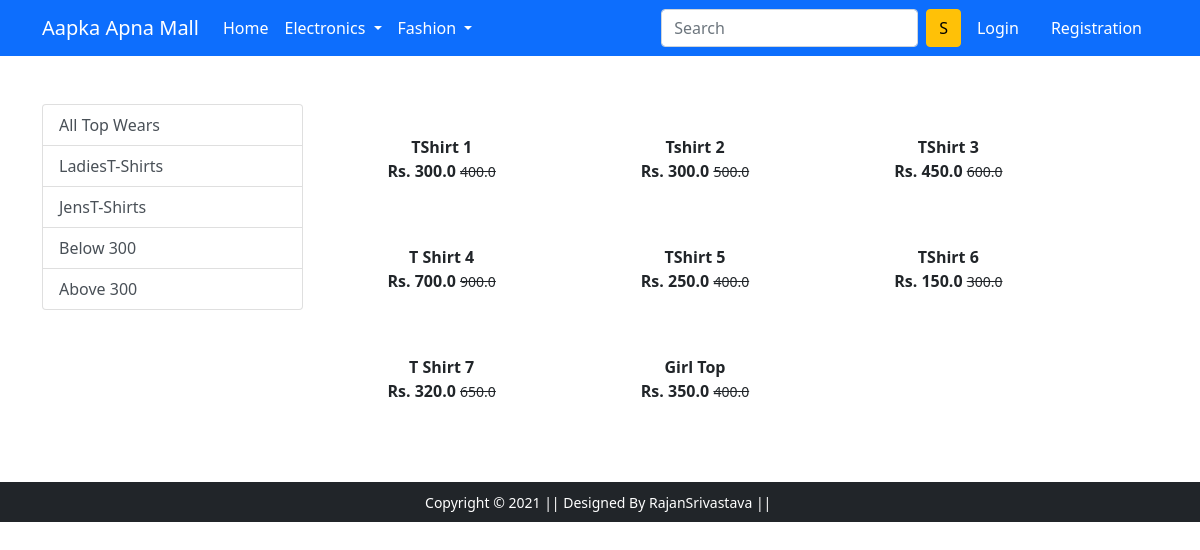
Screenshot of /topwear/ with the database file from the repository.
### app/models.py (models this page shows, shortened)
class Product(models.Model):
 title = models.CharField(max_length=100)
 selling_price = models.FloatField()
 discounted_price = models.FloatField()
 description = models.TextField()
 brand = models.CharField(max_length=100)
 category = models.CharField( choices=CATEGORY_CHOICES, max_length=2)
 product_image = models.ImageField(upload_to='productimg')

### app/views.py (the view)
# urls.py: path('topwear/', views.topwear, name='topwear'),
def topwear(request, data=None):
	totalitem = 0
	if request.user.is_authenticated:
		totalitem = len(Cart.objects.filter(user=request.user))
	if data == None :
		topwears = Product.objects.filter(category='TW')
	elif data == 'LadiesT-Shirts' or data == 'JensT-Shirts':
		topwears  = Product.objects.filter(category='TW').filter(brand=data)
	elif data == 'below':
		topwears  = Product.objects.filter(category='TW').filter(discounted_price__lt=300)
	elif data == 'above':
		topwears  = Product.objects.filter(category='TW').filter(discounted_price__gt=300)
	return render(request, 'app/topwear.html', {'topwears': topwears, 'totalitem': totalitem})

### app/templates/app/topwear.html (shortened to what this page needs)
{% extends 'app/base.html' %}
{% load static %}
{% block main-content %}
<div class="container my-5">
 <div class="row">
  <div class="col-sm-3">
   <div class="list-group">
     <a href="{% url 'topwear' %}" class="list-group-item list-group-item-action" aria-current="true">All Top Wears</a>
     <a href="{% url 'topweardata' 'LadiesT-Shirts'  %}" class="list-group-item list-group-item-action" aria-current="true">LadiesT-Shirts</a>
     <a href="{% url 'topweardata' 'JensT-Shirts'  %}" class="list-group-item list-group-item-action">JensT-Shirts</a>
     <a href="{% url 'topweardata' 'below'  %}" class="list-group-item list-group-item-action">Below 300</a>
     <a href="{% url 'topweardata' 'above'  %}" class="list-group-item list-group-item-action">Above 300</a>
   </div>
  </div>
  <div class="col-sm-8">
   <div class="row">
    {% for product in topwears %}
     <div class="col-sm-4 text-center mb-4">
      <a href="{% url 'product-detail' product.id %}" class="btn">
       <div class="item">
        <div class="fw-bold">{{product.title}}</div>
        <div class="fw-bold">Rs. {{product.discounted_price}} <small class="fw-light text-decoration-line-through">{{product.selling_price}}</small></div>
       </div>
      </a>
     </div>
    {% endfor %}
   </div>
  </div>
 </div>
</div>
{% endblock main-content %}

### rows the page displays
Product: title "TShirt 1", discounted_price "300.0", selling_price "400.0"
Product: title "Tshirt 2", discounted_price "300.0", selling_price "500.0"
Product: title "TShirt 3", discounted_price "450.0", selling_price "600.0"
Product: title "T Shirt 4", discounted_price "700.0", selling_price "900.0"
Product: title "TShirt 5", discounted_price "250.0", selling_price "400.0"
Product: title "TShirt 6", discounted_price "150.0", selling_price "300.0"
Product: title "T Shirt 7", discounted_price "320.0", selling_price "650.0"
Product: title "Girl Top", discounted_price "350.0", selling_price "400.0"
